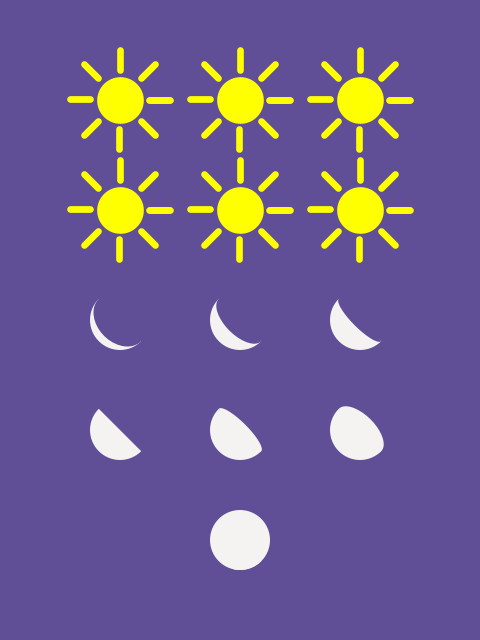
Frame 1 (no input)
Frame 2 (the mouse pressed at the canvas centre, redrawn once): identical to frame 1, image omitted

The Processing sketch that drew this single still picture (run headless with seeded random() and noise(); the mouse was pressed at the canvas centre and the sketch redrawn once):

// Processing sketch: six_days_seven_nights
// ── six_days_seven_nights.pde
// Manuale di Programmazione Cinematografica
// Daniele Olmisani, 2015

// Six Days Seven Nights

final color PAPER = color(96, 78, 151);
final color INK1 = color(255, 255, 0);
final color INK2 = color(244, 243, 242);

void setup() {
  
  size(480, 640);
  noLoop();
}

void draw() {
  
  background(PAPER);
  
  translate(width/2.0, 0);
  
  int phase = 1;
  for (int j=0; j<2; j++) {
    for (int i=-1; i<2; i++) {
      drawSun(i*120, 100+j*110, 40, 8);
      drawMoon(i*120, 320+j*110, 60, phase++);
    }
  }
  drawMoon(0, 540, 60, 8);
  
  save ("six-days-seven-nights.png");
}

void drawSun(float x, float y, float r, int rays) {
  
  fill(INK1);
  stroke(INK1);
  strokeWeight(r/6.0);
  
  pushMatrix();
  
  translate(x, y);
  ellipseMode(CENTER);
  ellipse(0, 0, r, r);
  
  float offset = r/2.0 + r/4.0;
  
  for (int i=0; i<=rays; i++) {
    line(offset, 0, offset+r/2.0, 0);
    rotate(TWO_PI / rays);
  }
  
  popMatrix();
}

void drawMoon(float x, float y, float r, int phase) {
  
  pushMatrix();
  
  translate(x, y);
  rotate(HALF_PI/2.0);
  
  fill(INK2);
  noStroke();
  
  ellipseMode(CENTER);
  arc(0, 0, r, r, 0, PI, OPEN);
    
  fill((phase<4) ? PAPER : INK2);
  float offset = abs(r/4 * (phase-4));
  float angle = (phase < 4) ? 0 : PI;
  arc(0, 0, r, offset, angle, angle+PI+1, OPEN);
  
  popMatrix();
}
